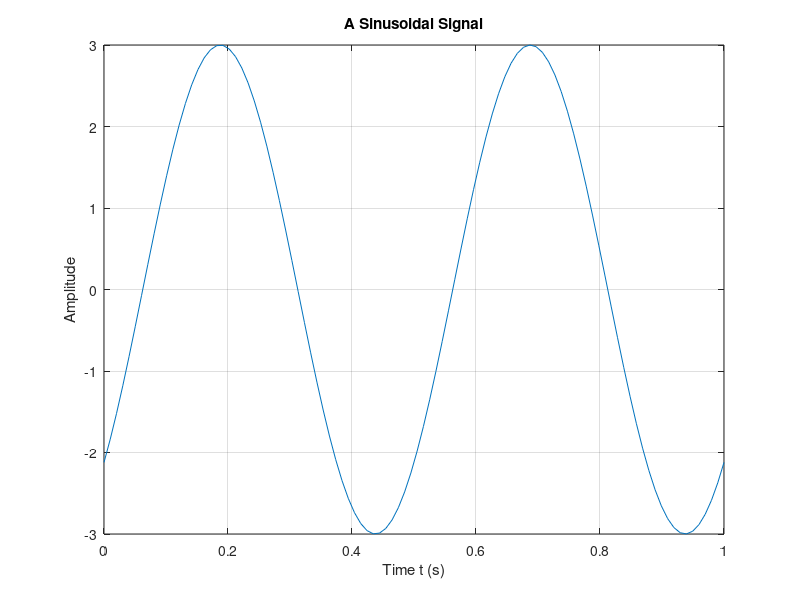

Source code (MATLAB):
% SINEWAVE - plot function $x(t) = 3 \cos(2\pi t - 3 \pi/4)$ for $t = 0\ldots 1$

%% Set up the problem
% define t
t = linspace(0, 1, 100);
% define x
x = 3 * cos(2*pi*2*t - 3*pi/4);
%% Plot result and label plot
plot(t,x)
title('A Sinusoidal Signal')
xlabel('Time t (s)')
ylabel('Amplitude')
grid